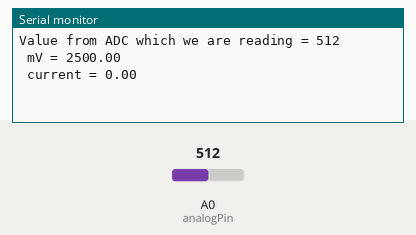
A sketch run on a simulated Arduino Uno, built with avr-gcc and run on an emulated ATmega328P. Parts: the last lines printed to the serial monitor. The inputs (shaded band) are chosen by the test bench; at power-on: A0 (analogPin) = 512.

Above: at 4.2 s.
4.3 s: A0 (analogPin) set to 716
At 5.8 s:
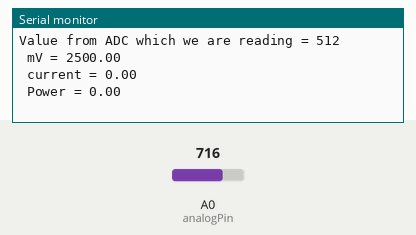
9.5 s: A0 (analogPin) set to 900
At 12.8 s:
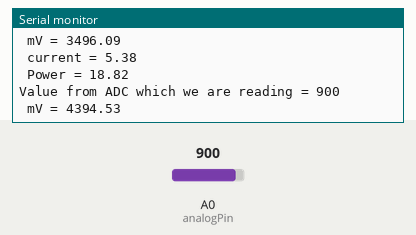
Timing chart, 0 to 14.3 s (numbered marks = the images above; inputs shaded):
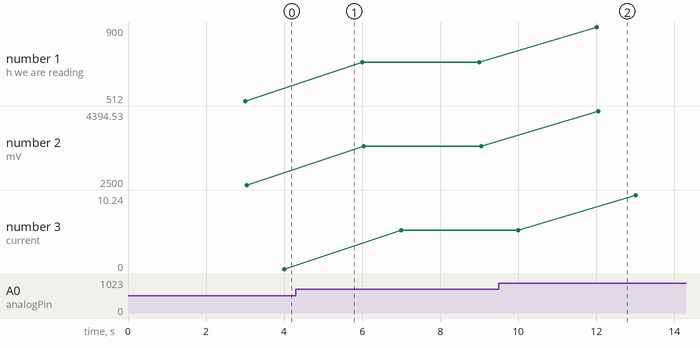

Measured:
- after the input at 9.5 s, the serial monitor: prints a new line after 2.5 s (image 2)
- plotted number 1: 512 → 716 after the input at 4.3 s, 716 → 900 after the input at 9.5 s
- plotted number 2: 2500 → 3496.09 after the input at 4.3 s, 3496.09 → 4394.53 after the input at 9.5 s
- plotted number 3: 0 → 5.38 after the input at 4.3 s, 5.38 → 10.24 after the input at 9.5 s

The sketch:

Current_ACS712.ino
```cpp
 //Measuring Current Using ACS712
  //Autor Nipun Ahuja a free Lancer from Delhi
 //#ESP8266 mod have only one ADC
 //Reference datasheet for esp8266 mod
 //https://wiki.ai-thinker.com/_media/esp8266/a014ps01.pdf
 //Reference datasheet for ACS712 module
 // https://www.alldatasheet.com/view.jsp?Searchword=Acs712&gclid=Cj0KCQjwuNbsBRC-ARIsAAzITufJJ2rWXvnoBitfk68hZR60ddJppLeCFs-B8zjrbVCKYXJ5OqNltSwaAr6-EALw_wcB
const int analogPin = A0;  // ESP8266 MOD Analog Pin ADC0 = A0
int sensitivity = 185; // use 100 for 20A Module and 66 for 30A Module
int adcvalue= 0;
int offsetvoltage = 2500; //2.5Volt
double Voltage = 0; //voltage measuring
double current = 0;// Current measuring
double Power = 0;
void setup() {
 //baud rate
 Serial.begin(9600);
 delay(3000);//time delay for 3 sec
}

void loop() //method to run the source code repeatedly
{

 adcvalue = analogRead(analogPin);//reading the value from the analog pin
 //Convert the adc value in voltage
 Voltage = (adcvalue / 1024.0) * 5000; // voltage calculation in mV
 current = ((Voltage - offsetvoltage) / sensitivity);
 //Converting the mV into volt and then calculation Power = volt*amp
 Power = (Voltage * current)/1000;
 //Sensitivity varies for different modules

//Prints on the serial port
 Serial.print("Value from ADC which we are reading = " ); // prints on the serial monitor
 Serial.print(adcvalue); //prints the results on the serial monitor


 Serial.print("\n mV = "); // shows the voltage measured
 Serial.print(Voltage);
 delay(1000);
 Serial.print("\n current = "); //Current calculation

 Serial.println(current);
 delay(1000);
 Serial.print("\n Power = ");  //Power calculation
 Serial.println(Power);
 delay(1000);
}
```
